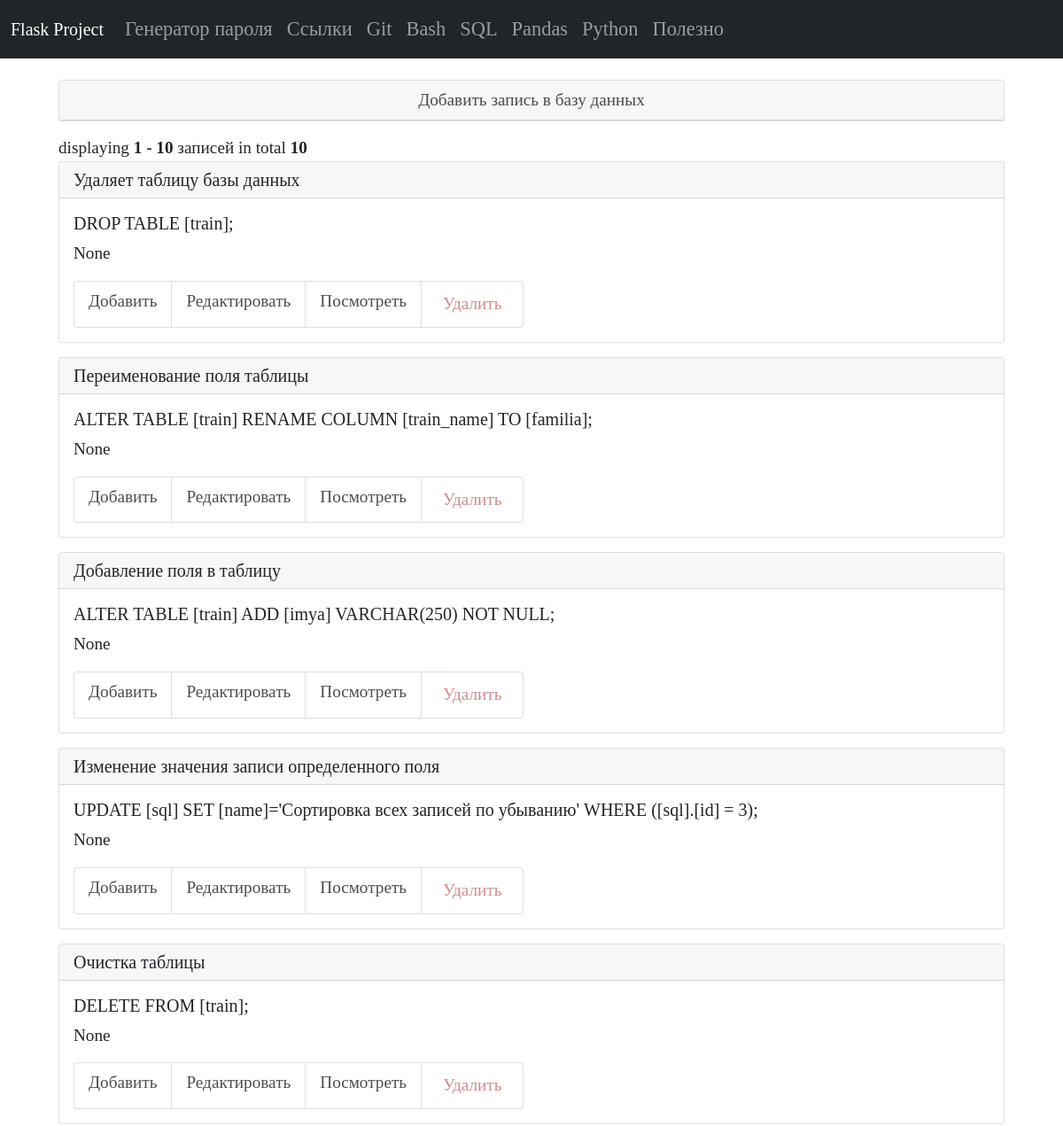
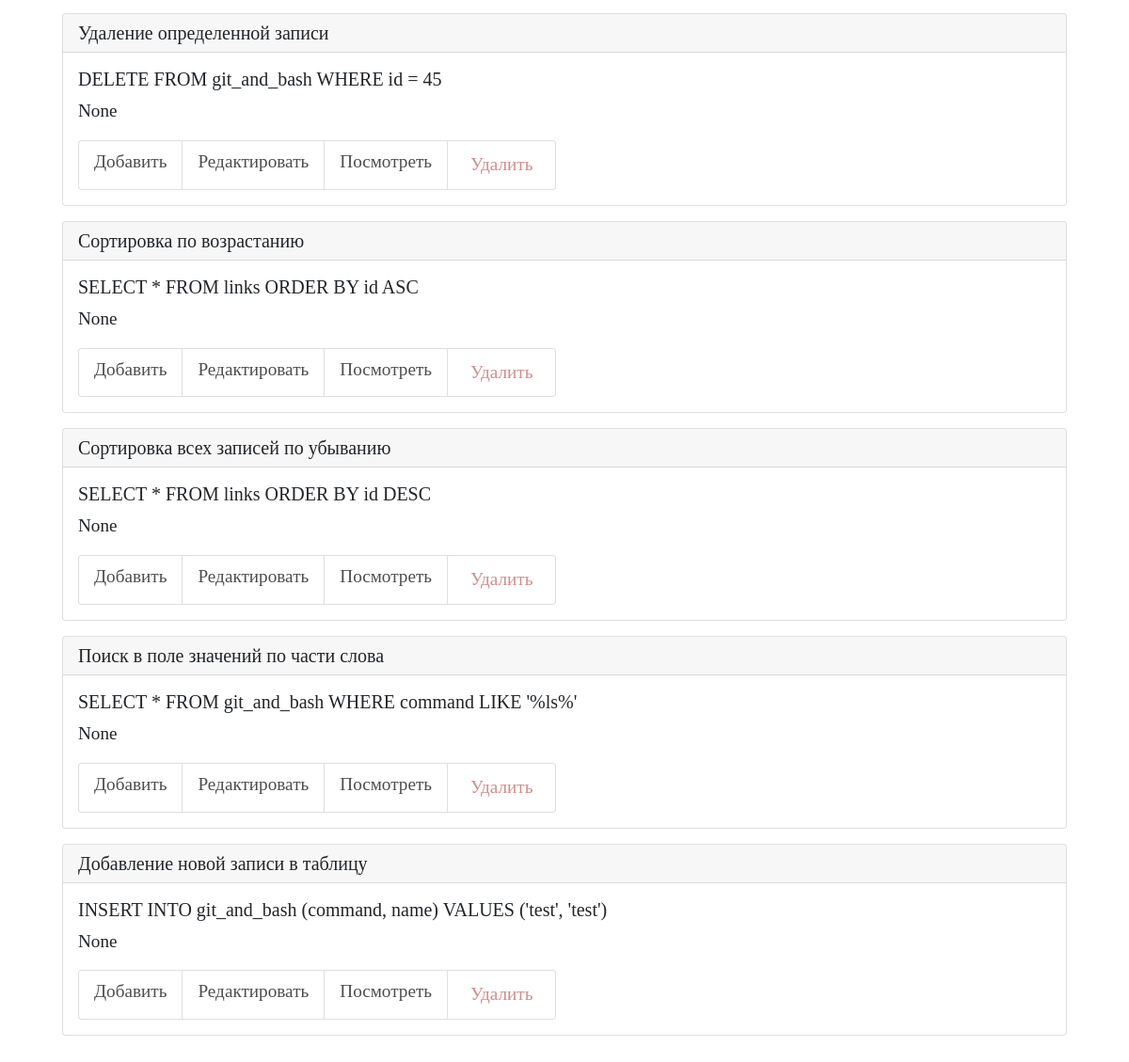
/sql, run on an earlier commit of the app's database (2 pictures, top to bottom).
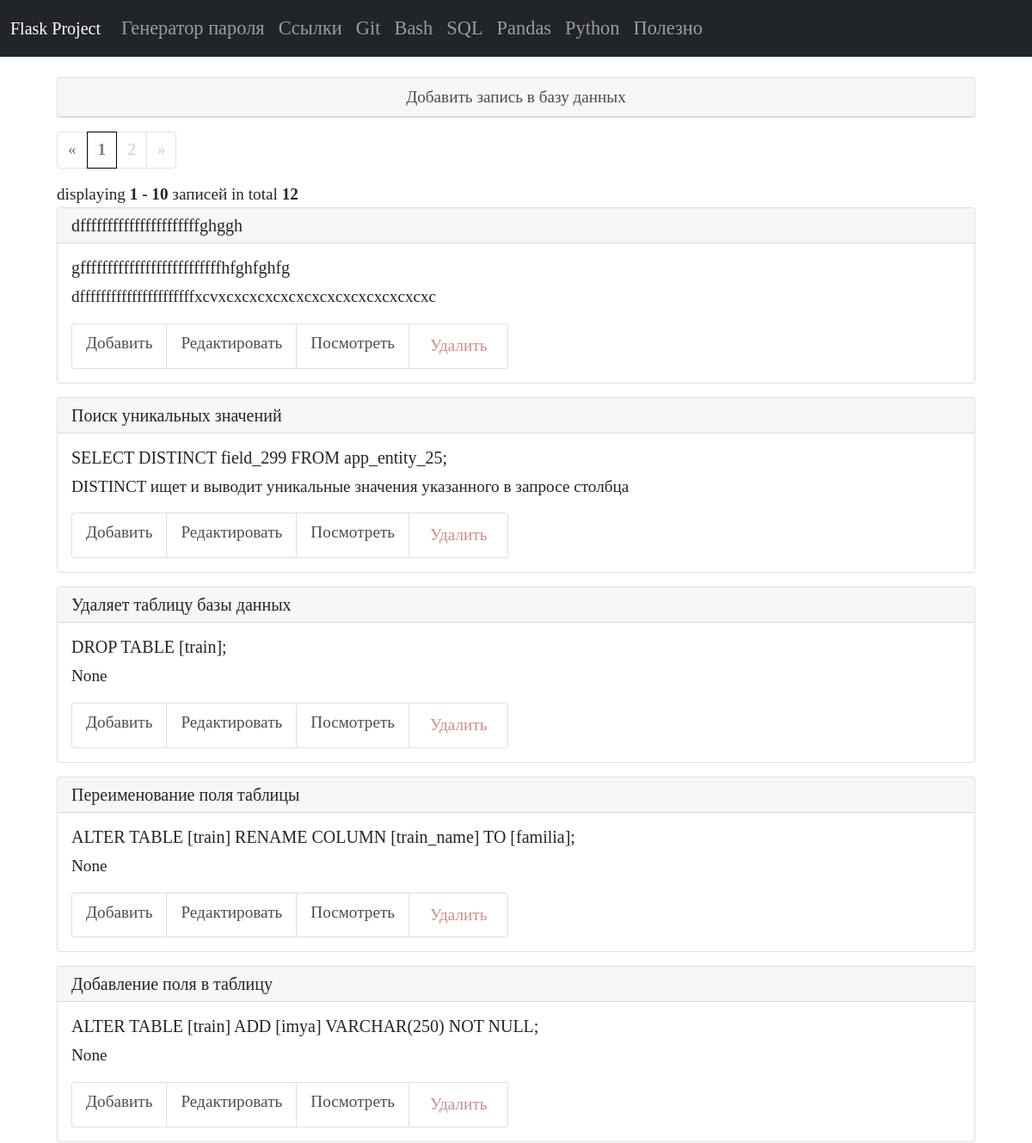
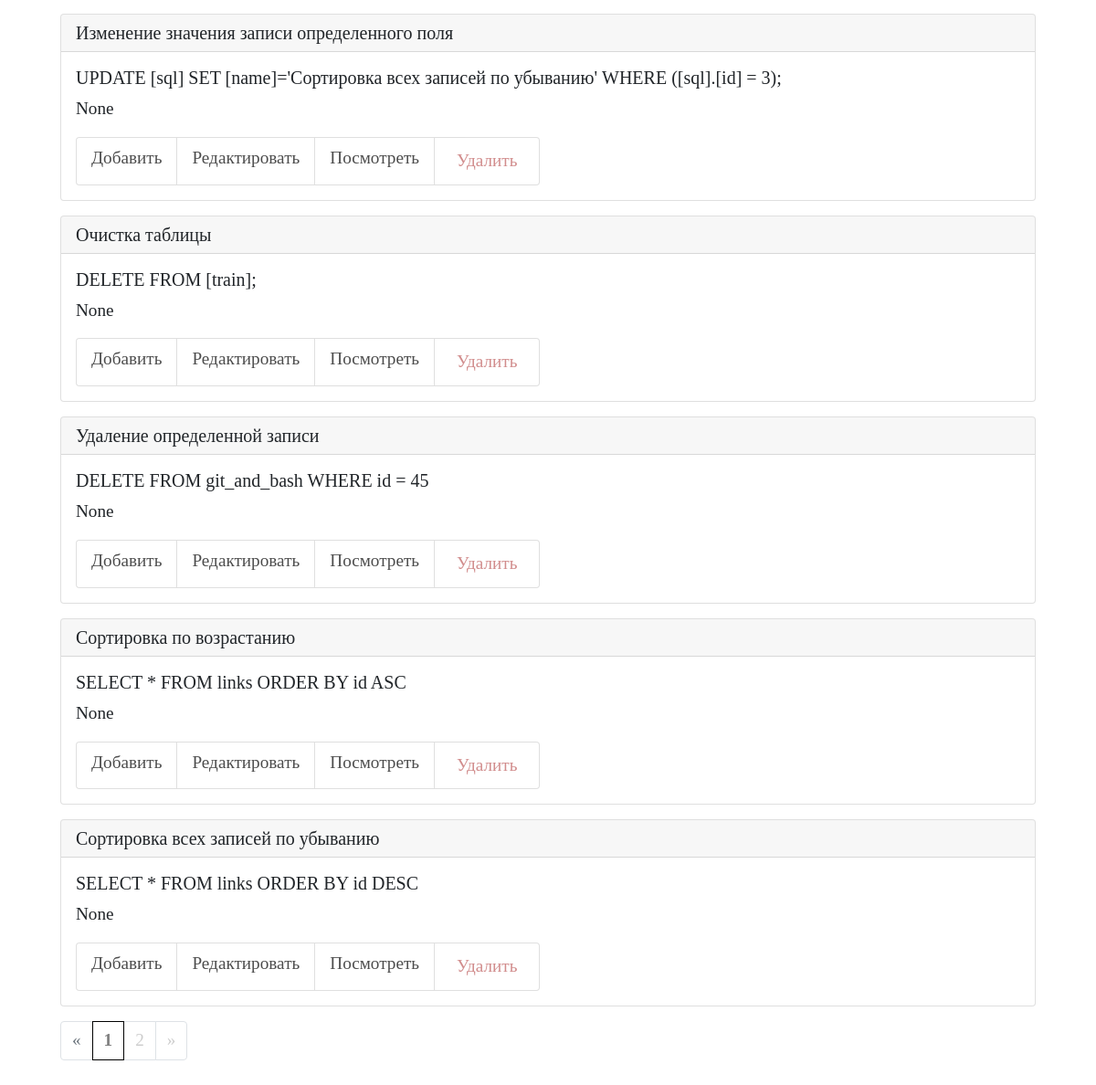
And on a later commit of the database (2 pictures, top to bottom).
### tables this page shows
CREATE TABLE [sql] ( 
  "sql_id" INTEGER PRIMARY KEY AUTOINCREMENT,
  "sql_command" TEXT NOT NULL,
  "sql_name" TEXT NOT NULL
, sql_description TEXT);

### app.py (the view)
@app.route("/sql")
def sql_list_commands():
    conn = get_db_connection()
    sql_list = conn.execute("SELECT * FROM sql ORDER BY 1 DESC").fetchall()
    conn.close()
    page, per_page, offset = get_page_args(page_parameter='page',
                                           per_page_parameter='per_page')
    total = len(sql_list)
    def get_sql_list(offset=0, per_page=5):
        return sql_list[offset: offset + per_page]
    pagination_sql = get_sql_list(offset=offset, per_page=per_page)
    pagination = Pagination(page=page, per_page=per_page, total=total,
                            css_framework='bootstrap4',
                            display_msg="Показано <b>{start} - {end}</b> {record_name} из <b>{total}</b>",
                            record_name="записей"
                            )
    return render_template("sql/sql_list_commands.html",
                           sql_list=pagination_sql,
                           page=page,
                           per_page=per_page,
                           pagination=pagination,
                           )

### app.py (called while the page is built)
def get_db_connection():
    conn = sqlite3.connect("database.db")
    conn.row_factory = sqlite3.Row
    return conn

### templates/sql/sql_list_commands.html
{% extends "base.html" %} {% block title %}Команды sql{% endblock %} {% block content %}
<div class="container p-4">
   <div class="card mb-3">
      <div class="card-header text-center">
         <a href="{{ url_for('add_sql_command') }}">Добавить запись в базу данных</a>
      </div>
   </div>
   {{ pagination.links }}
   {{ pagination.info }}
   {% for sql_list in sql_list %}
   <div class="card mb-3">
      <h5 class="card-header">{{ sql_list['sql_name'] }}</h5>
      <div class="card-body">
         <h5 class="card-title">{{ sql_list['sql_command'] }}</h5>
         <p class="card-text">{{ sql_list['sql_description'] }}</p>
         <ul class="list-group list-group-horizontal">
            <li class="list-group-item">
               <a href="{{ url_for('add_sql_command') }}">Добавить</a>
            </li>
            <li class="list-group-item">
               <a href="{{ url_for('edit_sql_command', sql_id=sql_list['sql_id']) }}">Редактировать</a>
            </li>
            <li class="list-group-item">
               <a href="{{ url_for('get_post_sql_command', sql_id=sql_list['sql_id']) }}">Посмотреть</a>
            </li>
            <li class="list-group-item delete">
               <form action="{{ url_for('delete_sql_command', sql_id=sql_list['sql_id']) }}" class="add"
                  method="POST">
                   <input type="submit" class="button" value="Удалить"
                     onclick="return confirm('Вы уверены что хотите удалить запись?')" />
               </form>
            </li>
         </ul>
      </div>
   </div>
   {% endfor %}
   {{ pagination.links }}
</div>
{% endblock %}

### templates/base.html (shortened to what this page needs)
<!doctype html>
<html>
   <head>
      <link href="https://cdn.jsdelivr.net/npm/bootstrap@5.0.2/dist/css/bootstrap.min.css" rel="stylesheet">
      <link href="{{ url_for('static', filename='styles.css') }}" rel="stylesheet">
   </head>
   <body>
      {% include 'navbar.html' %}
      <main class="container">
         {% block content %}
         {% endblock %}
      </main>
   </body>
</html>

### templates/navbar.html (shortened to what this page needs)
<nav class="navbar navbar-expand-lg navbar navbar-dark bg-dark">
   <div class="container-fluid">
      <a class="navbar-brand" href="{{ url_for('index') }}">Flask Project</a>
     <div class="collapse navbar-collapse" id="navbarNavAltMarkup">
       <div class="navbar-nav">
         <a class="nav-link" href="{{ url_for('password') }}">Генератор пароля</a>
         <a class="nav-link" href="{{ url_for('links_list_commands') }}">Ссылки</a>
         <a class="nav-link" href="{{ url_for('git_list_commands') }}">Git</a>
         <a class="nav-link" href="{{ url_for('bash_list_commands') }}">Bash</a>
         <a class="nav-link" href="{{ url_for('sql_list_commands') }}">SQL</a>
         <a class="nav-link" href="{{ url_for('pandas_list_commands') }}">Pandas</a>
         <a class="nav-link" href="{{ url_for('python_list_commands') }}">Python</a>
         <a class="nav-link" href="{{ url_for('healthy_list_posts') }}">Полезно</a>
       </div>
     </div>
   </div>
</nav>

### static/styles.css (style rules this page uses)
* { font-family:Century Gothic; }
.nav-link { font-size: 1.4rem; }
.container { font-size: 1.2rem; }
a { color: rgba(0, 0, 0, 0.7); text-decoration: none; }
.page-link { color: rgba(0, 0, 0, 0.2); transition: none; font-size: 1.2rem; }
.page-item.active .page-link { background-color: transparent; color: rgba(0, 0, 0, 0.5); border-color: #000; font-weight: 600; }
.button { background: transparent; border-color: transparent; color: rgba(164, 25, 25, 0.5); }
.add { background: transparent; border-color: transparent; }
.card { height: 100%; }

What changed in the data, as far as the page shows it:
no longer on this page (row unchanged): sql: sql_name "Поиск в поле значений по части слова", sql_command "SELECT * FROM git_and_bash WHERE command LIKE '%ls%'", sql_description "None"
no longer on this page (row unchanged): sql: sql_name "Добавление новой записи в таблицу", sql_command "INSERT INTO git_and_bash (command, name) VALUES ('test', 'test')", sql_description "None"
added sql: sql_name "dffffffffffffffffffffffghggh", sql_command "gffffffffffffffffffffffffffhfghfghfg", sql_description "dffffffffffffffffffffffxcvxcxcxcxcxcxcxcxcxcxcxcxcxcxc"
added sql: sql_name "Поиск уникальных значений", sql_command "SELECT DISTINCT field_299 FROM app_entity_25;", sql_description "DISTINCT ищет и выводит уникальные значения указанного в запросе столбца"
Also different on the page:
{{ pagination.links }}: (not shown) → "« 1 2 »"
{{ pagination.info }}: "displaying 1 - 10 записей in total 10" → "displaying 1 - 10 записей in total 12"
